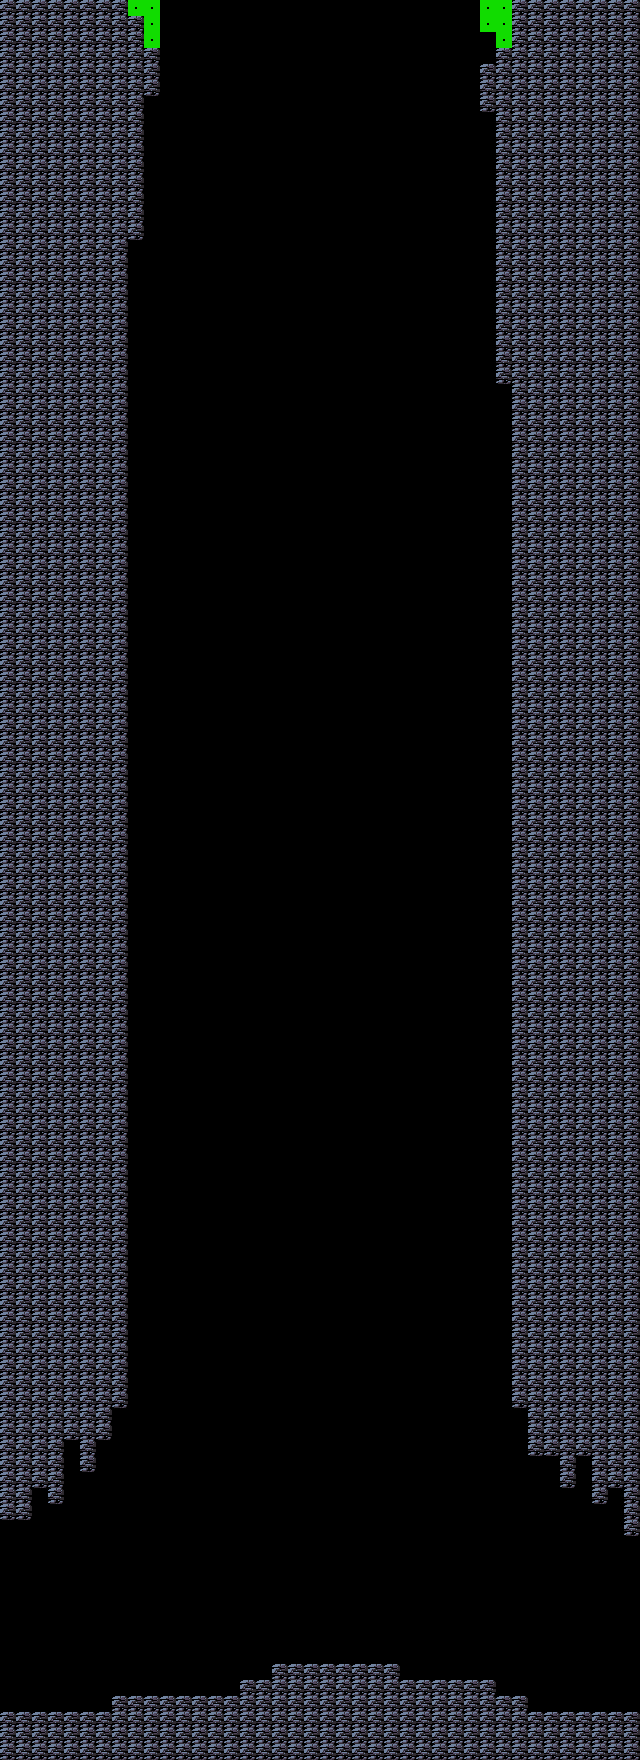

Tiled map render using the project's own tile images. Description and the map definition, with tile-layer contents summarised, below:
An orthogonal 40x110 tile map with 16x16 px tiles, 1 tile layer (Collision) and 1 object (Event).

<map version="1.10" tiledversion="1.10.2" orientation="orthogonal" renderorder="right-down" width="40" height="110" tilewidth="16" tileheight="16" infinite="0" nextlayerid="3" nextobjectid="5">
 <tileset firstgid="1" source="../tileset/tileset.tsx" />
 <layer id="1" name="Collision" width="40" height="110">
  <data>[4400 cells, 1694 non-empty, 2 distinct tile ids]</data>
 </layer>
 <objectgroup id="2" name="Story">
  <object id="1" name="Fallen Down" type="Event" x="0" y="1648" width="640" height="64" />
 </objectgroup>
</map>
